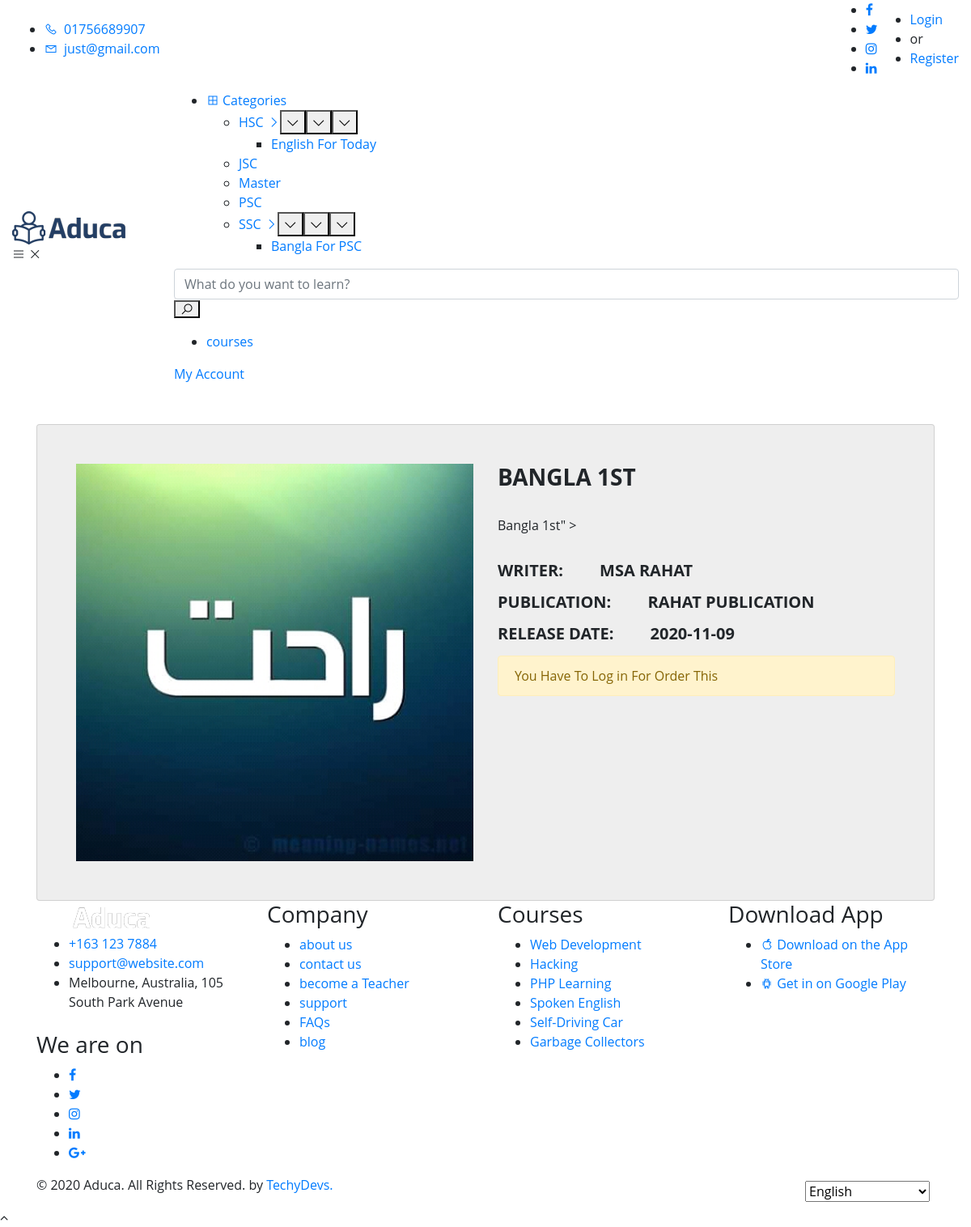
Before: /course-details.php?readid=1 with the older database file.
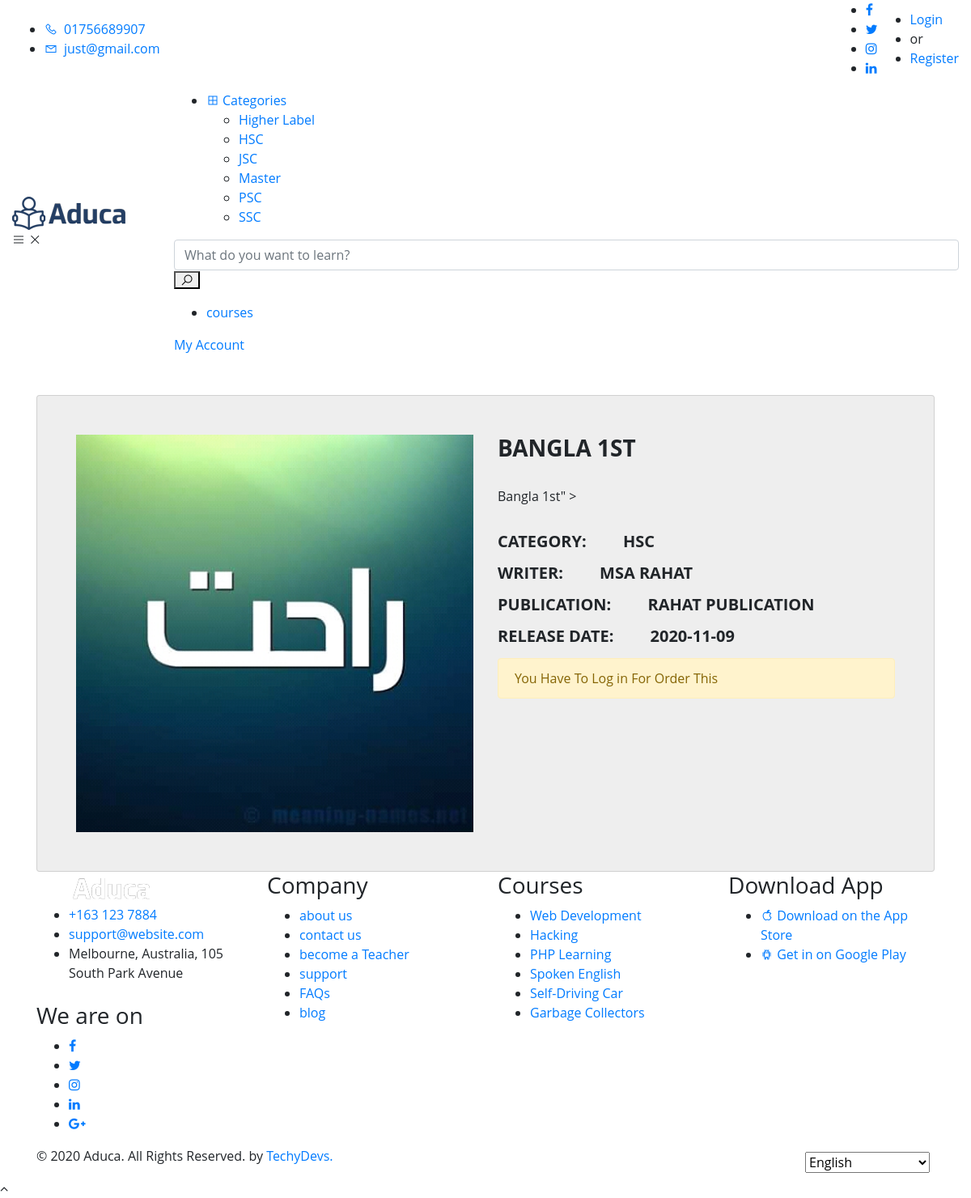
After: the same page with the newer database file.
### tables this page shows
CREATE TABLE `settings` (
  `id` int(11) NOT NULL,
  `name` varchar(255) NOT NULL,
  `address` text NOT NULL,
  `email` varchar(255) NOT NULL,
  `phone` varchar(255) NOT NULL,
  `logo` text NOT NULL,
  `favicon` text NOT NULL,
  `currency` varchar(255) NOT NULL,
  `terms` text NOT NULL
);

CREATE TABLE `category` (
  `cat_id` int(11) NOT NULL,
  `cat_name` varchar(255) NOT NULL,
  `cat_parrant` varchar(11) NOT NULL DEFAULT '0',
  `cat_status` int(1) NOT NULL COMMENT '1=active 2=inactive'
);

CREATE TABLE `book` (
  `book_id` int(11) NOT NULL,
  `book_title` varchar(2525) NOT NULL,
  `book_desc` text NOT NULL,
  `book_cat` int(11) NOT NULL,
  `book_writer` varchar(255) NOT NULL,
  `book_pub` varchar(255) NOT NULL,
  `stock` int(11) NOT NULL,
  `book_rel` date NOT NULL,
  `book_meta` text NOT NULL,
  `book_img` text NOT NULL,
  `trash` int(1) NOT NULL
);

### course-details.php (the view, shortened to what the rows shown need)
<?php include "inc/header.php"; ?>
<?php include "inc/nav.php"; ?>
<section class="course-detail margin-bottom-110px">
   <div class="container">
		<div class="card">
			<div class="container-fliud">
				<?php
					if (isset($_GET['readid'])) {
				 		$id = $_GET['readid'];
				 		$read   = "SELECT * FROM book WHERE book_id = '$id' ";
                        $send   = mysqli_query( $db , $read);
                        while ( $row = mysqli_fetch_assoc($send) ) {
                            $book_id     = $row['book_id'];
                            $book_title  = $row['book_title'];
                            $book_desc   = $row['book_desc'];
                            $book_cat    = $row['book_cat'];
                            $book_writer = $row['book_writer'];
                            $book_pub    = $row['book_pub'];
                            $book_rel    = $row['book_rel'];
                            $book_img    = $row['book_img'];
                ?>
				<div class="wrapper row">
					<div class="preview col-md-6">
						<div class="preview-pic tab-content">
						  <div class="tab-pane active" id="pic-1"><img src="admin/img/shop/<?php echo $book_img; ?>" /></div>
						</div>
					</div>
					<div class="details col-md-6">
						<h3 class="product-title"><?php echo $book_title; ?>
						</h3>
						<p class="product-description"><?php echo $book_desc; ?></p>
	                      <?php
	                        $par_read_cat = "SELECT * FROM category WHERE cat_id='$book_cat' ";
	                        $par_send_cat = mysqli_query($db,$par_read_cat);
	                        while ($row = mysqli_fetch_assoc($par_send_cat) ) {
	                          $par_cat_name   = $row['cat_name'];
	                      ?>
							<h5 class="sizes">Category:
								<span class="size" ><?php echo $par_cat_name; ?></span>
							</h5>
	                      <?php
	                      	}
	                      ?>
						<h5 class="sizes">Writer:
							<span class="size" ><?php echo $book_writer; ?></span>
						</h5>
						<h5 class="sizes">Publication:
							<span class="size" ><?php echo $book_pub; ?></span>
						</h5>
						<h5 class="sizes">Release Date:
							<span class="size" ><?php echo $book_rel; ?></span>
						</h5>
						 <?php
						 	if ( empty($_SESSION['users_email']) || empty($_SESSION['users_password']) || $_SESSION['users_status'] != 1 ) { ?>
        						<div class="alert alert-warning">You Have To Log in For Order This</div>
      					  <?php	} else if( !empty($_SESSION['users_email']) || !empty($_SESSION['users_password']) || $_SESSION['users_status'] = 1 ) { ?>
						 <?php
					            $aut_id = $_SESSION['users_id'];
		                        $r = "SELECT * FROM manage WHERE book_id='$id' AND author_id='$aut_id' AND is_returned=1 ";
		                        $a = mysqli_query($db,$r);
		                        $n = mysqli_num_rows($a);
		                      	if ($n == 1) { ?>
		                      	<div class="action">
									<span class="alert alert-warning">You Already Have This Book. Cancel It From Your <a href="dashboard-enrolled-courses.php">Admin Panel</a></span>
								</div>
		                      <?php } else{ ?>
								<div class="action">
									<a href="course-details.php?orderid=<?php echo $book_id; ?>" class="add-to-cart btn btn-default" type="button" data-toggle="modal" data-target="#order<?php echo $book_id; ?>"> Book Now </a>
								</div>
	                      <?php } ?>
						<div class="modal fade" id="order<?php echo $book_id; ?>" tabindex="-1" role="dialog" aria-labelledby="exampleModalCenterTitle" aria-hidden="true">
						  <div class="modal-dialog modal-dialog-centered" role="document">
						    <div class="modal-content">
						      <div class="modal-header">
						        <h5 class="modal-title" id="exampleModalLongTitle">Check Out</h5>
						        <button type="button" class="close" data-dismiss="modal" aria-label="Close">
						          <span aria-hidden="true">&times;</span>
						        </button>
						      </div>
						      	<?php
				                    $aut_id = $_SESSION['users_id'];
				                    $read   = "SELECT * FROM users WHERE users_id = '$aut_id' ";
				                    $rece   = mysqli_query( $db , $read);
				                    while ( $row = mysqli_fetch_assoc($rece) ) {
				                        $users_id       = $row['users_id'];
				                        $users_name     = $row['users_name'];
										$users_phone    = $row['users_phone'];
										$users_addrfess = $row['users_addrfess'];
				                ?>
						        <form action="" method="POST" >
							      <div class="modal-body">
							        	<input type="hidden" value="<?php echo $users_id; ?>" name="users_id" >
							        	<input type="hidden" value="<?php echo $book_id; ?>" name="book_id" >
							        	<div class="form-group">
							        		<label for="">Name</label>
							        		<input type="text" readonly value="<?php echo $users_name; ?>" class="form-control" name="name">
							        	</div>
							        	<div class="form-group">
							        		<label for="">Address</label>
							        		<input type="text" readonly value="<?php echo $users_phone; ?>" class="form-control" name="name">
							        	</div>
							        	<div class="form-group">
							        		<label for="">Phone</label>
							        		<input type="text" readonly value="<?php echo $users_addrfess; ?>" class="form-control" name="name">
							        	</div>
							        	<div class="form-group">
							        		<label for="">Return Date</label>
							        		<input type="text" class="form-control" name="date" id="datepicker">
							        	</div>
							      </div>
							      <div class="modal-footer">
							        <button type="button" class="btn btn-secondary" data-dismiss="modal">Close</button>
							        <button type="submit" name="button" class="btn btn-primary">Complete</button>
							      </div>
						        </form>
						    	<?php } ?>
						    	<?php
						    		if (isset($_POST['button'])) {
						    			$id   = $_POST['users_id'];
						    			$book = $_POST['book_id'];
						    			$date = $_POST['date'];
						    			$sql = "INSERT INTO manage (book_id,author_id,order_date,return_date,is_returned) VALUES ('$book','$id',now(),'$date',1)";
						    			$con = mysqli_query( $db , $sql );
						    			if ($con) {
						    				header("location:dashboard-enrolled-courses.php");
						    			}else{
						    				die("Something Error");
						    			}
						    		}
						    	?>
						    </div>
						  </div>
						</div>
      						<?php }	?>
					</div>
				</div>
                <?php
                        }
					}
				?>
			</div>
		</div>
	</div>
</section>
<?php include"inc/script.php"; ?>

### inc/nav.php (shortened to what the rows shown need)
<header class="header-menu-area">
    <div class="header-top">
        <div class="container-fluid">
            <div class="row align-items-center">
                <div class="col-lg-6">
                    <div class="header-widget">
                        <?php
                            $read   = "SELECT * FROM settings";
                            $send   = mysqli_query( $db , $read);
                            while ( $row = mysqli_fetch_assoc($send) ) {
                                $phone     = $row['phone'];
                                $email     = $row['email'];
                        ?>
                        <ul class="header-action-list">
                            <li><a href="#"><span class="la la-phone mr-2"></span><?php echo $phone; ?></a> </li>
                            <li><a href="#"><span class="la la-envelope-o mr-2"></span><?php echo $email; ?></a></li>
                        </ul>
                    <?php  } ?>
                    </div>
                </div>
            </div>
        </div>
    </div>
    <div class="header-menu-content">
        <div class="container-fluid">
            <div class="main-menu-content">
                <div class="row align-items-center">
                    <div class="col-lg-10">
                        <div class="menu-wrapper">
                            <div class="menu-category">
                                <ul>
                                    <li>
                                        <ul class="cat-dropdown-menu">
                                            <?php
                                                $read   = "SELECT * FROM category WHERE cat_status = 1 AND cat_parrant = 0 ORDER BY cat_name ASC ";
                                                $send   = mysqli_query( $db , $read);
                                                while ( $row = mysqli_fetch_assoc($send) ) {
                                                    $cat_id      = $row['cat_id'];
                                                    $cat_name    = $row['cat_name'];
                                                        $reada   = "SELECT * FROM category WHERE cat_status = 1 AND cat_parrant ='$cat_id' ORDER BY cat_name ASC ";
                                                        $senda   = mysqli_query( $db , $reada);
                                                        $num     = mysqli_num_rows($senda);
                                                    if ($num == 0) { ?>
                                                        <li>
                                                            <a href="cat.php?catid=<?php echo "$cat_id" ; ?>"><?php echo "$cat_name" ; ?> </a>
                                                        </li>
                                                    <?php }else{ ?>
                                                        <li>
                                                            <a href="cat.php?catid=<?php echo "$cat_id" ; ?>"><?php echo "$cat_name" ; ?> <i class="la la-angle-right"></i></a>
                                                            <ul class="sub-menu">
                                                               <?php
                                                                    while ( $row = mysqli_fetch_assoc($senda) ) {
                                                                        $sub_cat_id      = $row['cat_id'];
                                                                        $sub_cat_name    = $row['cat_name'];
                                                                ?>
                                                                <li><a href="cat.php?catid=<?php echo "$sub_cat_id" ; ?>"><?php echo "$sub_cat_name" ; ?></a></li>
                                                                <?php } ?>
                                                            </ul>
                                                        </li>
                                                    <?php } ?>
                                        <?php } ?>
                                        </ul>
                                    </li>
                                </ul>
                            </div>
                        </div>
                    </div>
                </div>
            </div>
        </div>
    </div>
</header>

Changed rows visible on the page:
removed category: cat_name "English For Today", shown under "HSC"
removed category: cat_name "Bangla For PSC", shown under "SSC"
added category: cat_name "Higher Label"
changed book "BANGLA 1ST": gains category (cat_name "HSC")
